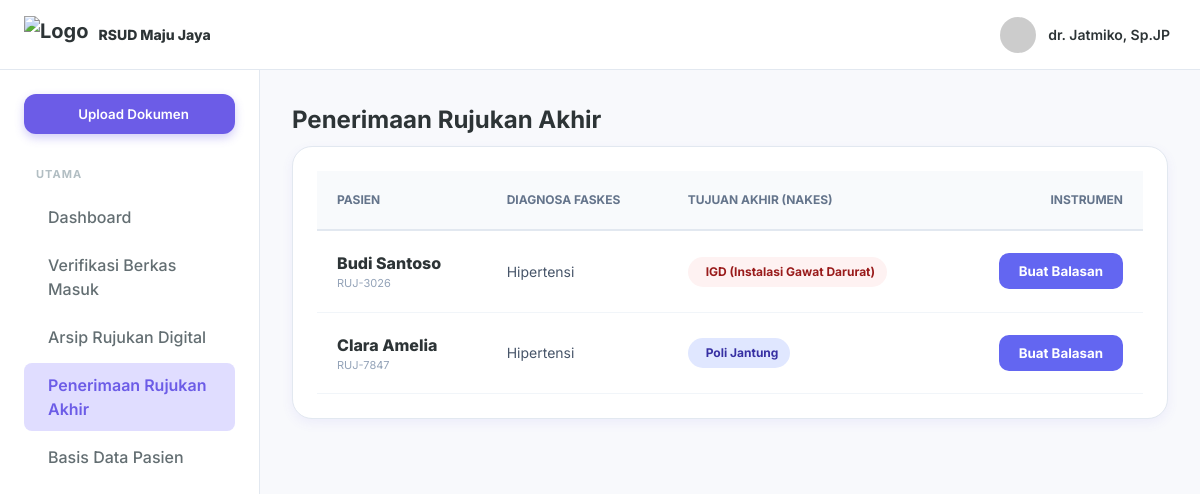
/referral_specialist.php, run on the app's committed database.
### tables this page shows
CREATE TABLE referrals (
        id INTEGER PRIMARY KEY AUTOINCREMENT,
        referral_id TEXT UNIQUE NOT NULL,
        patient_name TEXT NOT NULL,
        patient_wa TEXT,
        faskes_wa TEXT,
        category TEXT,
        origin_faskes TEXT,
        insurance_type TEXT,
        card_number TEXT,
        diagnosis_initial TEXT,
        icd10 TEXT,
        therapy_initial TEXT,
        spec_diagnosis TEXT,
        follow_up_plan TEXT,
        letter_date TEXT,
        expiry_date TEXT,
        received_date TEXT,
        replied_at DATETIME,
        status_flow TEXT DEFAULT 'ENTRY',
        created_at DATETIME DEFAULT CURRENT_TIMESTAMP
    , faskes_kab_kota TEXT, faskes_tingkat TEXT, target_poli TEXT, target_kota TEXT, patient_status_peserta TEXT, medical_notes TEXT, doctor_name TEXT, birth_date TEXT, gender TEXT, is_deleted INTEGER DEFAULT 0, faskes_alamat TEXT, faskes_telp TEXT, faskes_email TEXT, nik TEXT, verified_by TEXT, final_destination TEXT);

### config.php (called while the page is built, shortened)
<?php
$db_file = __DIR__ . '/dms_hospital.sqlite';
try {
    $pdo = new PDO("sqlite:" . $db_file);
    $pdo->setAttribute(PDO::ATTR_ERRMODE, PDO::ERRMODE_EXCEPTION);
    $pdo->setAttribute(PDO::ATTR_DEFAULT_FETCH_MODE, PDO::FETCH_ASSOC);
    class SQLiteCompatibilityLayer {
        private $pdo;
        public function __construct($pdo) {
            $this->pdo = $pdo;
        }
        public function query($sql) {
            try {
                $stmt = $this->pdo->query($sql);
                return new SQLiteResultWrapper($stmt);
            } catch (PDOException $e) {
                die("Database Error: " . $e->getMessage() . " (SQL: $sql)");
            }
        }
    }
    class SQLiteResultWrapper {
        private $data = [];
        private $index = 0;
        public function __construct($stmt) {
            $this->stmt = $stmt;
            if ($stmt) {
                $all = $this->stmt->fetchAll();
                $this->num_rows = count($all);
                $this->data = $all;
                $this->index = 0;
            }
        }
        public function fetch_assoc() {
            if (isset($this->data[$this->index])) {
                return $this->data[$this->index++];
            }
            return null;
        }
    }
    $conn = new SQLiteCompatibilityLayer($pdo);
} catch (PDOException $e) {
    die("Koneksi SQLite Gagal: " . $e->getMessage());
}

### referral_specialist.php (the view, shortened to what this page needs)
<?php
require_once 'config.php';
$sql_poli = "SELECT * FROM referrals WHERE status_flow = 'VERIFY' AND is_deleted = 0 ORDER BY created_at DESC";
$result = $conn->query($sql_poli);
?>
<!DOCTYPE html>
<html lang="id">
<head>
    <link rel="stylesheet" href="styles.css">
</head>
<body>
    <div class="app-container">
        <header class="navbar">
            <div class="navbar-left">
                <div class="logo" style="display: flex; align-items: center; gap: 10px;">
                    <img src="img/logo.png" alt="Logo" style="height: 38px; width: auto; object-fit: contain;">
                    <span style="font-size: 14px; font-weight: 800;">RSUD Maju Jaya</span>
                </div>
            </div>
            <div class="navbar-right">
                <div class="user-profile">
                    <img src="https://ui-avatars.com/api/?name=Dr+Jatmiko&background=6C5CE7&color=fff&rounded=true">
                    <div class="user-info">
                        <span class="user-name">dr. Jatmiko, Sp.JP</span>
                    </div>
                </div>
            </div>
        </header>
        <div class="main-layout">
            <aside class="sidebar">
                <div class="sidebar-content">
                    <button class="new-doc-btn" onclick="window.location.href='referral_registration.php'"><i class="ph ph-plus"></i><span>Upload Dokumen</span></button>
                    <nav class="sidebar-menu">
                        <div class="menu-group">
                            <h3 class="menu-title">Utama</h3>
                            <ul>
                                <li><a href="referral_dashboard.php"><i class="ph ph-squares-four"></i><span>Dashboard</span></a></li>
                                <li><a href="referral_verification.php"><i class="ph ph-check-square-offset"></i><span>Verifikasi Berkas Masuk</span></a></li>
                                <li><a href="referral_explorer.php"><i class="ph ph-files"></i><span>Arsip Rujukan Digital</span></a></li>
                                <li class="active"><a href="referral_specialist.php"><i class="ph ph-stethoscope"></i><span>Penerimaan Rujukan Akhir</span></a></li>
                                <li><a href="referral_patients.php"><i class="ph ph-users"></i><span>Basis Data Pasien</span></a></li>
                            </ul>
                        </div>
                    </nav>
                </div>
            </aside>
            <main class="content-area">
                <h1 class="page-title">Penerimaan Rujukan Akhir</h1>
                <div class="card" style="border-radius: 20px; overflow: hidden;">
                    <table style="width: 100%; border-collapse: collapse;">
                        <thead>
                            <tr style="background: #f8fafc; border-bottom: 2px solid #e2e8f0; font-size: 12px; color: #64748b;">
                                <th style="padding: 20px; text-align: left;">PASIEN</th>
                                <th style="padding: 20px; text-align: left;">DIAGNOSA FASKES</th>
                                <th style="padding: 20px; text-align: left;">TUJUAN AKHIR (NAKES)</th>
                                <th style="padding: 20px; text-align: right;">INSTRUMEN</th>
                            </tr>
                        </thead>
                        <tbody>
                            <?php if ($result->num_rows > 0): ?>
                                <?php while($row = $result->fetch_assoc()): ?>
                                    <?php
                                        $dest = !empty($row['final_destination']) ? $row['final_destination'] : $row['target_poli'];
                                        $is_emergency = (strpos($dest, 'IGD') !== false || strpos($dest, 'ICU') !== false);
                                        $badge_bg = $is_emergency ? '#fef2f2' : '#e0e7ff';
                                        $badge_color = $is_emergency ? '#991b1b' : '#3730a3';
                                    ?>
                                    <tr style="border-bottom: 1px solid #f1f5f9;">
                                        <td style="padding: 20px;">
                                            <div style="font-weight: 800;"><?= $row['patient_name'] ?></div>
                                            <div style="font-size: 11px; color: #94a3b8;"><?= $row['referral_id'] ?></div>
                                        </td>
                                        <td style="padding: 20px; font-size: 14px; color: #475569;"><?= $row['diagnosis_initial'] ?></td>
                                        <td style="padding: 20px; font-size: 14px;">
                                            <span style="background: <?= $badge_bg ?>; color: <?= $badge_color ?>; padding: 6px 12px; border-radius: 20px; font-weight: 700; font-size: 12px; display: inline-flex; align-items: center; gap: 6px;">
                                                <i class="ph <?= $is_emergency ? 'ph-first-aid' : 'ph-stethoscope' ?>"></i> <?= $dest ?>
                                            </span>
                                        </td>
                                        <td style="padding: 20px; text-align: right;">
                                            <button onclick="openForm('<?= $row['referral_id'] ?>', '<?= $row['patient_name'] ?>')" style="padding: 10px 20px; background: #6366f1; color: white; border: none; border-radius: 10px; cursor: pointer; font-weight:700;">Buat Balasan</button>
                                        </td>
                                    </tr>
                                <?php endwhile; ?>
                            <?php else: ?>
                                <tr><td colspan="4" style="padding: 60px; text-align: center; color: #cbd5e1;">Antrean poli sedang kosong.</td></tr>
                            <?php endif; ?>
                        </tbody>
                    </table>
                </div>
            </main>
        </div>
    </div>
</body>
</html>

### styles.css (style rules this page uses)
:root { --primary: #6C5CE7; --primary-hover: #5A4BDE; --secondary: #A29BFE; --secondary-light: #E0DDFF; --bg-color: #F8F9FC; --card-bg: #FFFFFF; --text-main: #2D3436; --text-muted: #636E72; --text-light: #B2BEC3; --border-color: #E2E8F0; --shadow-sm: 0 1px 2px rgba(0,0,0,0.05); --shadow-md: 0 4px 12px rgba(108, 92, 231, 0.08); --shadow-lg: 0 10px 25px rgba(108, 92, 231, 0.12); --radius: 12px; --sidebar-width: 260px; --navbar-height: 70px; --transition: all 0.3s cubic-bezier(0.25, 0.8, 0.25, 1); }
* { margin: 0; padding: 0; box-sizing: border-box; }
body { font-family: 'Inter', sans-serif; background-color: var(--bg-color); color: var(--text-main); line-height: 1.5; overflow-x: hidden; }
ul { list-style: none; }
a { text-decoration: none; color: inherit; }
button { cursor: pointer; border: none; background: none; font-family: inherit; }
.app-container { display: flex; flex-direction: column; min-height: 100vh; }
.main-layout { display: flex; flex: 1; margin-top: var(--navbar-height); }
.navbar { position: fixed; top: 0; left: 0; width: 100%; height: var(--navbar-height); background-color: var(--card-bg); border-bottom: 1px solid var(--border-color); display: flex; align-items: center; justify-content: space-between; padding: 0 24px; z-index: 50; }
.navbar-left { display: flex; align-items: center; gap: 16px; width: var(--sidebar-width); }
.logo { display: flex; align-items: center; gap: 10px; font-weight: 700; font-size: 20px; color: var(--text-main); }
.navbar-right { display: flex; align-items: center; gap: 20px; }
.user-profile { display: flex; align-items: center; gap: 12px; cursor: pointer; padding: 6px; border-radius: var(--radius); transition: var(--transition); }
.user-profile img { width: 36px; height: 36px; border-radius: 50%; object-fit: cover; }
.user-info { display: flex; flex-direction: column; }
.user-name { font-weight: 600; font-size: 14px; }
.sidebar { width: var(--sidebar-width); background-color: var(--card-bg); border-right: 1px solid var(--border-color); height: calc(100vh - var(--navbar-height)); position: fixed; top: var(--navbar-height); left: 0; transition: var(--transition); z-index: 40; }
.sidebar-content { padding: 24px; height: 100%; overflow-y: auto; }
.new-doc-btn { width: 100%; background-color: var(--primary); color: white; padding: 12px; border-radius: var(--radius); display: flex; align-items: center; justify-content: center; gap: 8px; font-weight: 600; margin-bottom: 32px; transition: var(--transition); box-shadow: 0 4px 10px rgba(108, 92, 231, 0.3); }
.menu-group { margin-bottom: 24px; }
.menu-title { font-size: 11px; text-transform: uppercase; letter-spacing: 1px; color: var(--text-light); margin-bottom: 12px; padding-left: 12px; }
.sidebar-menu ul li { margin-bottom: 4px; }
.sidebar-menu ul li a { display: flex; align-items: center; gap: 12px; padding: 10px 12px; border-radius: 8px; color: var(--text-muted); font-weight: 500; transition: var(--transition); }
.sidebar-menu ul li.active a { background-color: var(--secondary-light); color: var(--primary); font-weight: 600; }
.content-area { margin-left: var(--sidebar-width); padding: 32px; width: calc(100% - var(--sidebar-width)); transition: var(--transition); }
.page-title { font-size: 24px; font-weight: 700; margin-bottom: 8px; }
.card { background-color: var(--card-bg); border-radius: var(--radius); box-shadow: var(--shadow-md); border: 1px solid var(--border-color); padding: 24px; }

### data on the page
referrals: patient_name "Budi Santoso", referral "RUJ-3026", diagnosis_initial "Hipertensi", final_destination "IGD (Instalasi Gawat Darurat)"
referrals: patient_name "Clara Amelia", referral "RUJ-7847", diagnosis_initial "Hipertensi", target_poli "Poli Jantung"
